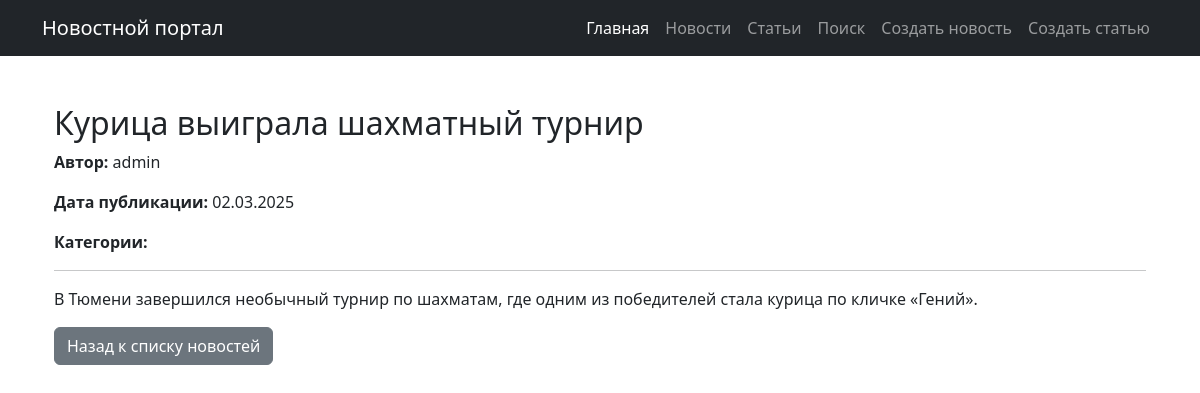
The app's page /articles/3/ with its own data.
### portal/models.py (models this page shows, shortened)
class Post(models.Model):
    POST_TYPES = [
        ('article', 'Статья'),
        ('news', 'Новость'),
    ]
    author = models.ForeignKey(Author, on_delete=models.CASCADE)
    post_type = models.CharField(max_length=7, choices=POST_TYPES)
    created_at = models.DateTimeField(auto_now_add=True)
    categories = models.ManyToManyField(Category, through='PostCategory')
    title = models.CharField(max_length=255)
    content = models.TextField()
    rating = models.IntegerField(default=0)

class Author(models.Model):
    user = models.OneToOneField(User, on_delete=models.CASCADE)
    rating = models.IntegerField(default=0)

### portal/views.py (the view)
# urls.py: path('articles/<int:post_id>/', views.news_detail, name='article_detail'),
def news_detail(request, post_id):
    post = get_object_or_404(Post, id=post_id)
    return render(request, 'portal/news_detail.html', {'post': post})

### portal/templatetags/censor.py (called while the page is built)
@register.filter(name='censor')
def censor(value):
    if not isinstance(value, str):
        raise ValueError("Фильтр censor применяется только к строковым переменным")
    def repl(match):
        word = match.group()
        return word[0] + '*' * (len(word) - 1)
    for banned in BANNED_WORDS:
        pattern = r'\b(?:' + re.escape(banned) + '|' + re.escape(banned.capitalize()) + r')\b'
        value = re.sub(pattern, repl, value)
    return value

### templates/portal/news_detail.html (shortened to what this page needs)
{% extends 'default.html' %}
{% load censor %}
{% block content %}
<div class="container mt-5">
    <h2>{{ post.title|censor }}</h2>
    <p><strong>Автор:</strong> {{ post.author.user.username }}</p>
    <p><strong>Дата публикации:</strong> {{ post.created_at|date:"d.m.Y" }}</p>
    <p><strong>Категории:</strong>
    </p>
    <hr>
    <p>{{ post.content|censor }}</p>
    <a href="{% url 'news_list' %}" class="btn btn-secondary">Назад к списку новостей</a>
</div>
{% endblock %}

### templates/default.html (shortened to what this page needs)
{% load static %}
<!DOCTYPE html>
<html lang="ru">
<head>
    <link href="{% static 'css/styles.css' %}" rel="stylesheet" />
</head>
<body>
    <nav class="navbar navbar-expand-lg navbar-dark bg-dark">
        <div class="container">
            <a class="navbar-brand" href="/">Новостной портал</a>
            <div class="collapse navbar-collapse" id="navbarSupportedContent">
                <ul class="navbar-nav ms-auto mb-2 mb-lg-0">
                    <li class="nav-item">
                        <a class="nav-link active" aria-current="page" href="/">Главная</a>
                    </li>
                    <li class="nav-item">
                        <a class="nav-link" href="{% url 'news_list' %}">Новости</a>
                    </li>
                    <li class="nav-item">
                        <a class="nav-link" href="{% url 'article_list' %}">Статьи</a>
                    </li>
                    <li class="nav-item">
                        <a class="nav-link" href="{% url 'news_search' %}">Поиск</a>
                    </li>
                    <li class="nav-item">
                        <a class="nav-link" href="{% url 'news_create' %}">Создать новость</a>
                    </li>
                    <li class="nav-item">
                        <a class="nav-link" href="{% url 'article_create' %}">Создать статью</a>
                    </li>
                </ul>
            </div>
        </div>
    </nav>
    <div class="container">
        {% block content %}
        {% endblock %}
    </div>
</body>
</html>

### records on screen
Post: title|censor "Курица выиграла шахматный турнир", author.user.username "admin", created_at "02.03.2025", content|censor "В Тюмени завершился необычный турнир по шахматам, где одним из победителей стала курица по кличке «Гений»."
